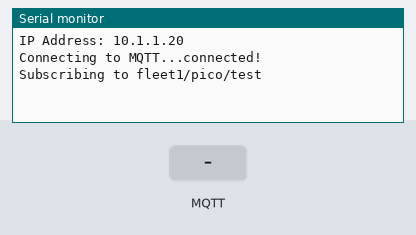
The sketch below on a simulated Raspberry Pi Pico. On the bench: the last lines printed to the serial monitor. Inputs (shaded band) come from the test bench. WiFi joins after 1.5 s; servers stay silent unless stated; no MQTT or app messages arrive unless stated.

Above: at 1.2 s.
1.3 s: MQTT message "1" arrives on the first subscribed topic
At 2.4 s:
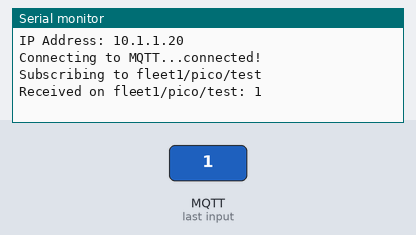
2.8 s: MQTT message "on" arrives on the first subscribed topic
At 3.6 s:
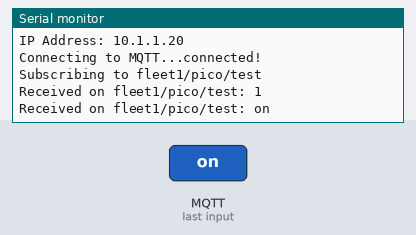
4.3 s: MQTT message "off" arrives on the first subscribed topic
At 4.7 s:
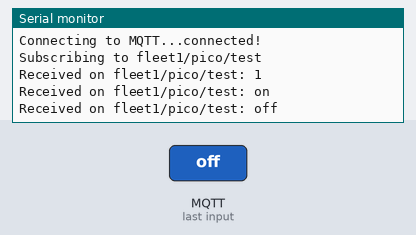

Measured:
- after the input at 1.3 s, the serial monitor: prints a new line at once (image 1)
- after the input at 2.8 s, the serial monitor: prints a new line at once (image 2)
- after the input at 4.3 s, the serial monitor: prints a new line at once (image 3)

The sketch:

mqtt.ino
```cpp
// (licence header left out)
#define DEBUG 1  // Set to 0 for production

// Debug macros
#if DEBUG
  #define DEBUG_BEGIN(baud)    Serial.begin(baud); while (!Serial && millis() < 2000)
  #define DEBUG_PRINT(x)       Serial.print(x)
  #define DEBUG_PRINTLN(x)     Serial.println(x)
  #define DEBUG_PRINTF(...)    Serial.printf(__VA_ARGS__)
#else
  #define DEBUG_BEGIN(baud)
  #define DEBUG_PRINT(x)
  #define DEBUG_PRINTLN(x)
  #define DEBUG_PRINTF(...)
#endif

// Unset to supress redefined warnings
#ifdef htons
  #undef htons
#endif

#include <SPI.h>
#include <Ethernet.h>
#include <MQTT.h>

// Network settings
byte mac[] = { 0x02, 0xFE, 0xD3, 0xAD, 0xBE, 0xEF };
IPAddress ip(10, 1, 1, 20);
IPAddress subnet(255, 255, 255, 0);

// MQTT broker config
IPAddress broker(10, 1, 1, 10);
const int mqttPort = 1883;
const char* mqttUser = "pico";
const char* mqttPass = "password";
const char* mqttClientID = "feather-pico";

// MQTT Topics
const char* publishTopic = "fleet1/pico/status";
const char* subscribeTopic = "fleet1/pico/test";

// Ethernet and MQTT clients
EthernetClient net;
MQTTClient client(128);  // 128-byte message buffer

// Initialize ethernet connection
void connectToEthernet(){
  DEBUG_BEGIN(115200);
  Ethernet.begin(mac, ip, subnet);
  DEBUG_PRINT("IP Address: ");
  DEBUG_PRINTLN(Ethernet.localIP());
}

// Connect to broker and publish online message
void connectToMQTT() {
  // Client settings
  client.begin(broker, mqttPort, net);
  client.onMessage(onTestMessage);
  client.setWill(publishTopic, "offline", true, 1);

  DEBUG_PRINT("Connecting to MQTT...");
  while (!client.connect(mqttClientID, mqttUser, mqttPass)) {
    DEBUG_PRINT(".");
    delay(1000);
  }
  DEBUG_PRINTLN("connected!");
  client.publish(publishTopic, "online", true, 1);

  // Subscriptions
  DEBUG_PRINT("Subscribing to ");
  DEBUG_PRINTLN(subscribeTopic);
  client.subscribe(subscribeTopic);
}

// Publish a heartbeat status every 10 seconds
void publishHeartbeat(){
  static unsigned long lastPublish = 0;
  if (millis() - lastPublish > 10000) {
    lastPublish = millis();
    client.publish(publishTopic, "heartbeat", true, 1);
    DEBUG_PRINTLN("Published heartbeat");
  }
}

// Subscription handler
void onTestMessage(String &topic, String &payload) {
  DEBUG_PRINT("Received on ");
  DEBUG_PRINT(topic);
  DEBUG_PRINT(": ");
  DEBUG_PRINTLN(payload);
}

void setup() {
  connectToEthernet();
  connectToMQTT();
}

void loop() {
  client.loop();
  publishHeartbeat();

  // Reconnect if dropped
  if (!client.connected()) {
    connectToMQTT();
  }
}
```
